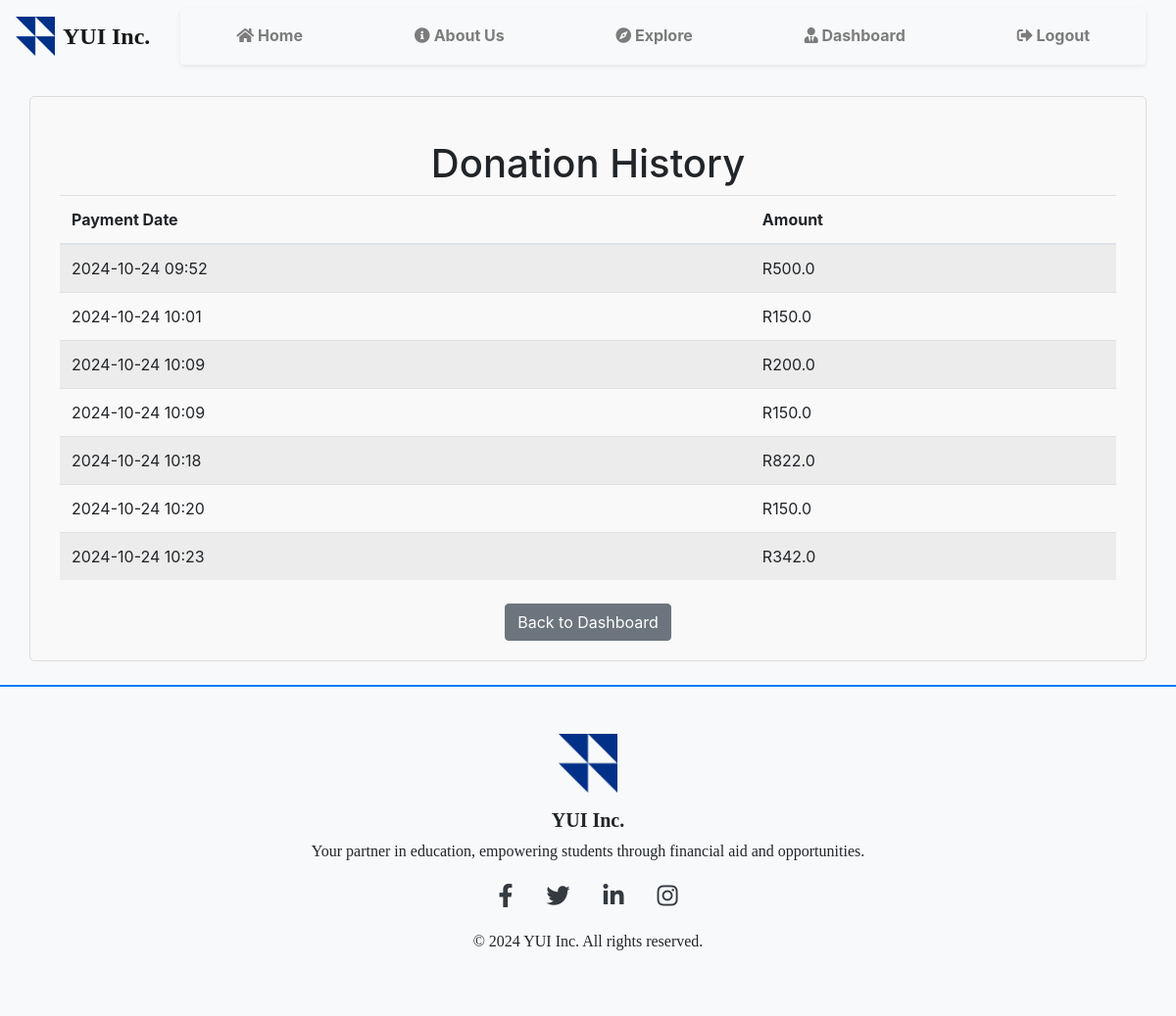
/donor/history (signed in), run on the app's committed database.
### models/models.py (models this page shows, shortened)
class Payment(db.Model):
    __tablename__ = 'payment'
    payment_id = db.Column(db.Integer, primary_key=True)
    payment_amount = db.Column(db.Float, nullable=False)
    payment_date = db.Column(db.DateTime, nullable=False)  # Change to DateTime
    donor_code = db.Column(db.Integer, db.ForeignKey('donor.donor_code'))

### blue_prints/donation.py (the view)
@donation_bp.route('/donor/history', methods=['GET'])
@login_required
def donor_donation_history():
    payments = Payment.query.filter_by(donor_code=current_user.donor.donor_code).all()  # Correctly access donor_code
    return render_template('donation_history.html', payments=payments)

### app.py (called while the page is built)
@login_manager.user_loader
def load_user(user_id):
    return User.query.get(int(user_id))

### templates/donation_history.html
{% extends "base.html" %}
{% block content %}
<div class="container mt-4">
    <h1 class="text-center">Donation History</h1>
    {% if payments %}
        <table class="table table-striped">
            <thead>
                <tr>
                    <th>Payment Date</th>
                    <th>Amount</th>
                </tr>
            </thead>
            <tbody>
                {% for payment in payments %}
                <tr>
                    <td>{{ payment.payment_date.strftime('%Y-%m-%d %H:%M') }}</td>
                    <td>R{{ payment.payment_amount }}</td>
                </tr>
                {% endfor %}
            </tbody>
        </table>
    {% else %}
        <p class="text-center">No donation history found.</p>
    {% endif %}
    <div class="text-center mt-4">
        <a href="{{ url_for('dashboard') }}" class="btn btn-secondary">Back to Dashboard</a>
    </div>
</div>
{% endblock %}

### templates/base.html (shortened to what this page needs)
<!DOCTYPE html>
<html lang="en">
<head>
    <link rel="stylesheet" href="https://stackpath.bootstrapcdn.com/bootstrap/4.5.2/css/bootstrap.min.css">
    <link rel="stylesheet" href="{{ url_for('static', filename='styles.css') }}">
    <link href="https://cdn.jsdelivr.net/npm/bootstrap-icons@1.10.5/font/bootstrap-icons.css" rel="stylesheet">
    <link rel="stylesheet" href="https://cdnjs.cloudflare.com/ajax/libs/font-awesome/5.15.4/css/all.min.css">
</head>
<body>
<header>
    <nav class="navbar navbar-expand-lg navbar-light bg-light">
        <a class="navbar-brand d-flex align-items-center" href="{{ url_for('home') }}">
            <img src="{{ url_for('static', filename='images/logo.png') }}" alt="YUI Logo" width="40" height="40" class="mr-2">
            YUI Inc.
        </a>
        <div class="collapse navbar-collapse" id="navbarNav">
            <div class="container">
                <ul class="navbar-nav d-flex justify-content-around w-100 py-2 bg-light rounded shadow-sm">
                    <li class="nav-item">
                        <a class="nav-link font-weight-bold" href="{{ url_for('home') }}">
                            <i class="fas fa-home"></i> Home
                        </a>
                    </li>
                    <li class="nav-item">
                        <a class="nav-link font-weight-bold" href="{{ url_for('about') }}">
                            <i class="fas fa-info-circle"></i> About Us
                        </a>
                    </li>
                    <li class="nav-item">
                        <a class="nav-link font-weight-bold" href="{{ url_for('explore') }}">
                            <i class="fas fa-compass"></i> Explore
                        </a>
                    </li>
                    {% if current_user.is_authenticated %}
                    <li class="nav-item">
                        <a class="nav-link font-weight-bold" href="{{ url_for('dashboard') }}">
                            {% if current_user.role == 'donor' %}
                            <i class="fas fa-user-tie"></i> Dashboard
                            {% else %}
                            <i class="fas fa-user-graduate"></i> Dashboard
                            {% endif %}
                        </a>
                    </li>
                    <li class="nav-item">
                        <a class="nav-link font-weight-bold" href="{{ url_for('logout') }}">
                            <i class="fas fa-sign-out-alt"></i> Logout
                        </a>
                    </li>
                    {% else %}
                    <li class="nav-item">
                        <a class="nav-link font-weight-bold" href="{{ url_for('login') }}">
                            <i class="fas fa-sign-in-alt"></i> Login
                        </a>
                    </li>
                    {% endif %}
                </ul>
            </div>
        </div>
    </nav>
</header>
<main class="container mt-4">
    {% block content %}{% endblock %}
</main>
<footer class="text-center mt-4 bg-light py-5">
    <div class="container">
        <img src="{{ url_for('static', filename='images/logo.png') }}" alt="YUI Logo" class="footer-logo" id="footerLogo" onclick="showCongratulations()">
        <h5 class="mt-3"><strong>YUI Inc.</strong></h5>
        <p>Your partner in education, empowering students through financial aid and opportunities.</p>
        <div class="social-icons my-3">
            <a href="https://facebook.com" target="_blank" aria-label="Facebook"><i class="fab fa-facebook-f"></i></a>
            <a href="https://twitter.com" target="_blank" aria-label="Twitter"><i class="fab fa-twitter"></i></a>
            <a href="https://linkedin.com" target="_blank" aria-label="LinkedIn"><i class="fab fa-linkedin-in"></i></a>
            <a href="https://instagram.com" target="_blank" aria-label="Instagram"><i class="fab fa-instagram"></i></a>
        </div>
        <p>&copy; 2024 YUI Inc. All rights reserved.</p>
    </div>
</footer>
</body>
</html>

### static/styles.css (style rules this page uses)
body { background-color: #f8f9fa; transition: background-color 0.3s ease; }
main { max-height: 80vh; overflow-y: auto; padding: 20px; border: 1px solid #ddd; border-radius: 5px; background-color: #f9f9f9; transition: background-color 0.3s ease; }
.navbar-brand { font-weight: 600; font-size: 1.5rem; font-family: Poppins; }
.nav-link { position: relative; color: #343a40; transition: color 0.3s ease; }
.nav-link::after { content: ''; display: block; width: 0; height: 2px; background: #007bff; transition: width 0.3s; }
footer { background-color: #f8f9fa; padding: 40px 0; margin-top: 20px; font-family: Poppins; border-top: 2px solid #007bff; }
.footer-logo { width: 60px; transition: transform 0.5s ease, opacity 0.5s ease; }
.social-icons a { margin: 0 15px; color: #343a40; font-size: 1.5rem; transition: color 0.3s; }
h1, h2, h3 { animation: fadeIn 5s ease forwards; }

### data on the page
Payment: payment_date "2024-10-24 09:52", payment_amount "500.0"
Payment: payment_date "2024-10-24 10:01", payment_amount "150.0"
Payment: payment_date "2024-10-24 10:09", payment_amount "200.0"
Payment: payment_date "2024-10-24 10:09", payment_amount "150.0"
Payment: payment_date "2024-10-24 10:18", payment_amount "822.0"
Payment: payment_date "2024-10-24 10:20", payment_amount "150.0"
Payment: payment_date "2024-10-24 10:23", payment_amount "342.0"
